Frame 1 (no input): blank canvas, image omitted
Frame 60 (no input): blank canvas, image omitted
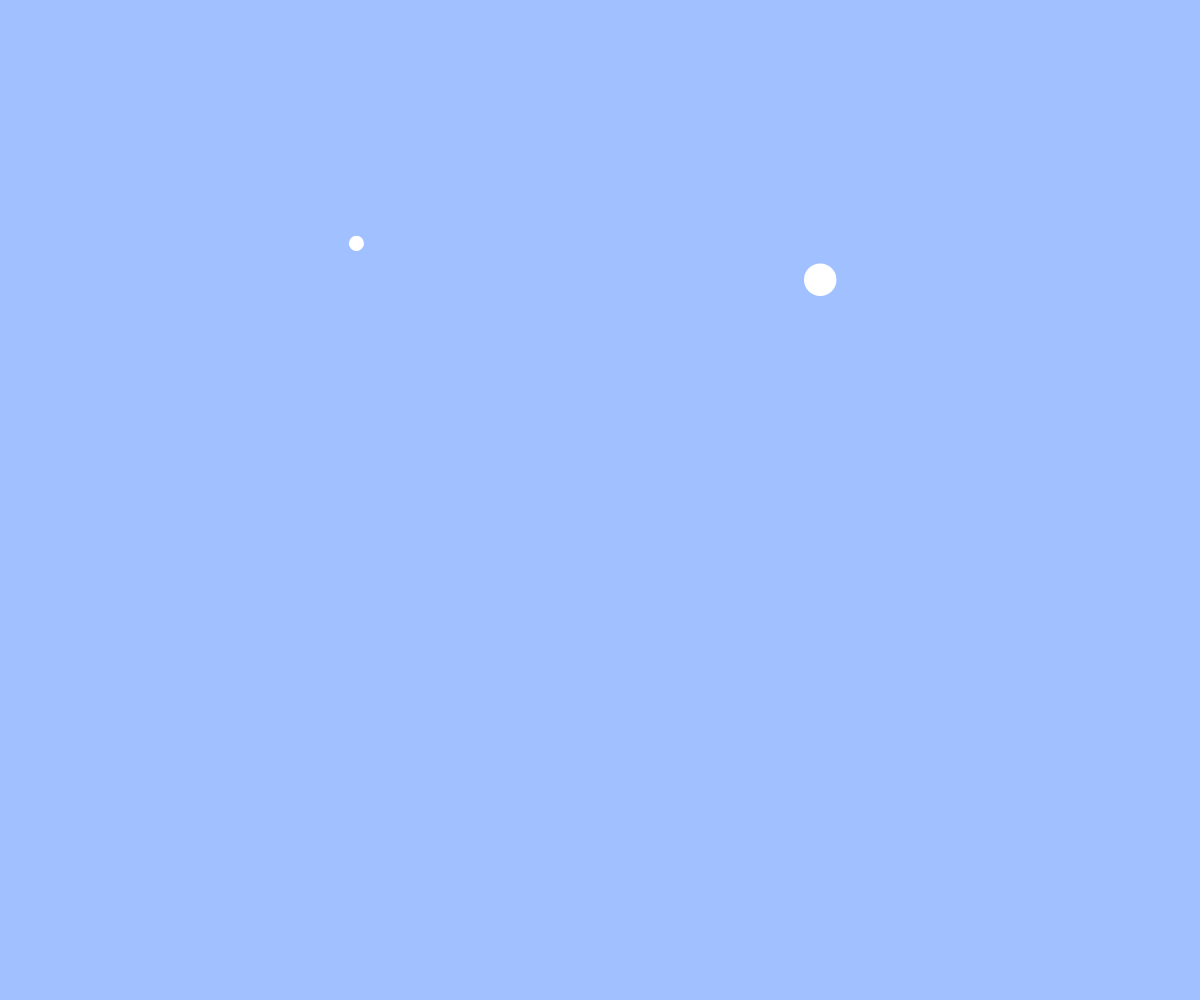
Frame 120 (the mouse pressed at the canvas centre since frame 60)

The p5.js sketch whose frames 1 and 60 were blank and that drew this single picture after the mouse press (run headless with seeded random() and noise() and a simulated clock; from frame 60 on, the mouse is pressed at the canvas centre):

// p5.js sketch
// ── sketch.js
//　テキスト「オブジェクト」
// 練習問題：ボールのサイズをランダムに変更してみよう
// 練習問題：何も操作しなくてもボールが湧いてくる機能を追加しよう

let balls;

function setup() {
  createCanvas(windowWidth, windowHeight);
  balls = [];
}

function draw() {
  background(160, 192, 255);

  if (frameCount % 60 === 0) {

    const b = {
      x: random(width),
      y: random(height),
      size: random(10, 40),
      vx: random(-2, 2),
      vy: random(-2, 2)
    };
    balls.push(b);
  }

  for (let i = balls.length - 1; i >= 0; i--) { // 配列を逆順にループ（ボールを消す操作を正しく行うため←むずい）
    let b = balls[i];
    fill(255);
    //fill(255, 255, 0); //黄色
    noStroke();
    ellipse(b.x, b.y, b.size);
    b.x += b.vx; // 「.」は「の」と読めばよい。「bのx」
    b.y += b.vy;
    // b.size = random(1, 40)

    // ボールが画面外に出たかチェック
    if (b.x < 0 || b.x > width || b.y < 0 || b.y > height) {
      balls.splice(i, 1); // ボールを削除 iを1つ削除する
    }
  }
}

function mouseDragged() { // ドラックされたらボールを増やす
  const dx = mouseX - pmouseX;
  const dy = mouseY - pmouseY;
  if (mag(dx, dy) > 5) { // mag(x, y)はベクトル(x, y)の長さ
    const b = { x: mouseX, y: mouseY, size: 20, vx: dx, vy: dy };
    balls.push(b);
  }
}

function windowResized() {
  resizeCanvas(windowWidth, windowHeight);
}
